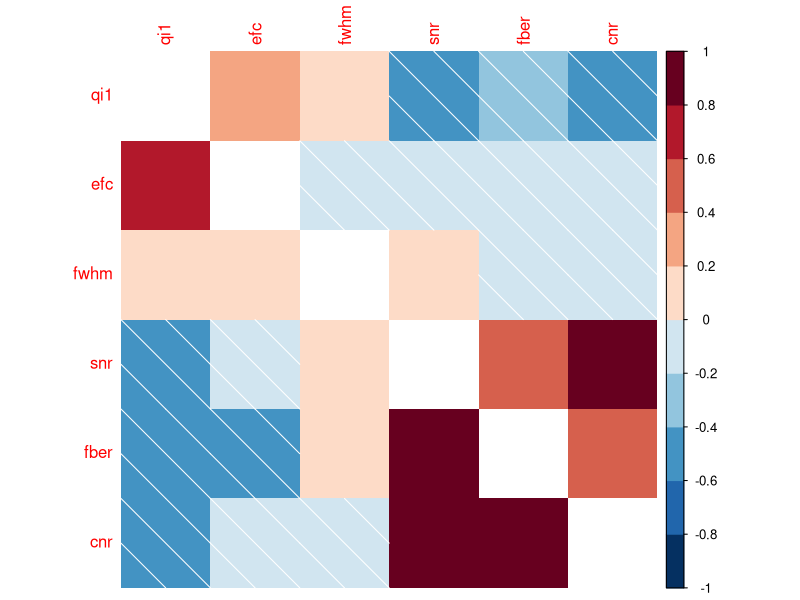

Recreate this plot in R. (Note: this script raises an error after producing the figure.)
#' This calculates the collinearity between the different QC measures
#' 
#' We first load the abide and corr dataset
#' then we compute the correlation between the measures within each site
#' we average across sites after doing an r->t->z (this is the difference with the other script)
#' and finally we plot that difference
#' 
#+ setup
library(corrplot)
library(RColorBrewer)
library(plyr)
library(fdrtool)

#' # ABIDE
#' 
#' ## Setup
#+ abide-setup
# Read
qc_anat <- read.csv("../data/abide_anat.csv", row.names=1)
qc_func <- read.csv("../data/abide_func.csv", row.names=1)
# Fetch relevant columns
anat_cols <- grep("^anat_", names(qc_anat))
func_cols <- grep("^func_", names(qc_func))
# Rename relevant columns for ease
names(qc_anat) <- sub("anat_", "", names(qc_anat))
names(qc_func) <- sub("func_", "", names(qc_func))

#' ## Correlate
#+ abide-correlate
# Anatomical
all_zmats <- daply(qc_anat, .(site), function(x) {
  cmat <- cor(x[,anat_cols], use="pairwise.complete.obs")
  cmat[cmat>0.9999999] <- 0.9999999 # clamp
  zmat <- atanh(cmat) * sqrt(nrow(x) - 3)
  zmat
})
ns <- daply(qc_anat, .(site), nrow)
mean_df <- mean(sqrt(ns-3))
abide_anat <- apply(all_zmats, c(2,3), function(x) tanh(mean(x)/mean_df))
abide_anat_p <- pcor0(abide_anat, mean(ns), lower.tail=F)
# Functional
all_zmats <- daply(qc_func, .(site), function(x) {
  cmat <- cor(x[,func_cols], use="pairwise.complete.obs")
  cmat[cmat>0.9999999] <- 0.9999999 # clamp
  zmat <- atanh(cmat) * sqrt(nrow(x) - 3)
  zmat
})
ns <- daply(qc_func, .(site), nrow)
mean_df <- mean(sqrt(ns-3))
abide_func <- apply(all_zmats, c(2,3), function(x) tanh(mean(x)/mean_df))
abide_func_p <- pcor0(abide_func, mean(ns), lower.tail=F)
# in case you want the original way
abide_anat_orig <- cor(qc_anat[,anat_cols], use="pairwise.complete.obs")
abide_func_orig <- cor(qc_func[,func_cols], use="pairwise.complete.obs")

#' # CoRR
#' 
#' ## Setup
#+ corr-setup
# Read
qc_anat <- read.csv("../data/corr_anat.csv", row.names=1)
qc_func <- read.csv("../data/corr_func.csv", row.names=1)
# Fetch relevant columns
anat_cols <- grep("^anat_", names(qc_anat))
func_cols <- grep("^func_", names(qc_func))
# Rename relevant columns for ease
names(qc_anat) <- sub("anat_", "", names(qc_anat))
names(qc_func) <- sub("func_", "", names(qc_func))
# Only include session 1 and scan 1
qc_anat <- subset(qc_anat, session == 1)
qc_func <- subset(qc_func, session == 1 & scan == 1)
# Fix these weird labels
to_num <- function(x) as.numeric(as.character(x))
qc_anat[,anat_cols] <- apply(qc_anat[,anat_cols], 2, to_num)
qc_func[,func_cols] <- apply(qc_func[,func_cols], 2, to_num)
# Update site labels
qc_anat$site <- factor(qc_anat$site)
qc_func$site <- factor(qc_func$site)

#' ## Correlate
#+ corr-correlate
# anatomical
all_zmats <- daply(qc_anat, .(site), function(x) {
  cmat <- cor(x[,anat_cols], use="pairwise.complete.obs")
  cmat[cmat>0.9999999] <- 0.9999999 # clamp
  zmat <- atanh(cmat) * sqrt(nrow(x) - 3)
  zmat
})
ns <- daply(qc_anat, .(site), nrow)
inds <- ns>10
mean_df <- mean(sqrt(ns[inds]-3))
corr_anat <- apply(all_zmats[inds,,], c(2,3), function(x) tanh(mean(x)/mean_df))
corr_anat_p <- pcor0(corr_anat, mean(ns), lower.tail=F)
# functional
all_zmats <- daply(qc_func, .(site), function(x) {
  cmat <- cor(x[,func_cols], use="pairwise.complete.obs")
  cmat[cmat>0.9999999] <- 0.9999999 # clamp
  zmat <- atanh(cmat) * sqrt(nrow(x) - 3)
  zmat
})
ns <- daply(qc_func, .(site), nrow)
inds <- ns>10
mean_df <- mean(sqrt(ns[inds]-3))
corr_func <- apply(all_zmats[inds,,], c(2,3), function(x) tanh(mean(x)/mean_df))
corr_func_p <- pcor0(corr_func, mean(ns), lower.tail=F)
# old way
corr_anat_orig <- cor(qc_anat[,anat_cols], use="pairwise.complete.obs")
corr_func_orig <- cor(qc_func[,func_cols], use="pairwise.complete.obs")


#' # Visualize
#' 
#' We look at the abide and corr results together.
#' 
#' ## Fixes
#' Since CoRR is missing outliers, we remove that from the abide results
#+ viz-fix-rmcol
rmcol <- which(colnames(abide_func) == "outlier")
abide_func <- abide_func[-rmcol,-rmcol]
abide_func_p <- abide_func_p[-rmcol,-rmcol]

#' We also want to ensure the column names are in the same order.
#' The anatomical is actually fine so only do func cols.
#' We match in reference to the abide functional colnames
#+ viz-fix-ordercol
# anat
all(colnames(abide_anat) == colnames(corr_anat))
# func
ref <- colnames(abide_func)
trg <- colnames(corr_func)
inds <- sapply(ref, function(x) which(trg == x))
corr_func0 <- corr_func # just in case
corr_func <- corr_func0[inds,inds]

#' Now we can combine the two together for one big happy family
#'+ viz-fix-combine
# anat
anat <- abide_anat
anat[upper.tri(anat)] <- corr_anat[upper.tri(anat)]
anat_p <- abide_anat_p
anat_p[upper.tri(anat_p)] <- corr_anat_p[upper.tri(anat_p)]
# func (remove the num_fd column since redundant)
func <- abide_func
func[upper.tri(func)] <- corr_func[upper.tri(func)]
rmind <- which(colnames(func) == "num_fd")
func <- func[-rmind,-rmind]
func_p <- abide_func_p
func_p[upper.tri(func_p)] <- corr_func_p[upper.tri(func_p)]
rmind <- which(colnames(func_p) == "num_fd")
func_p <- func_p[-rmind,-rmind]


#' ## Plot
#' Generate the corrplot
#+ viz-plot
cols <- rev(brewer.pal(10, "RdBu"))
# the anatomical
corrplot(anat, method="shade", diag=F, outline=T, order="FPC", col=cols, cl.length=length(cols)+1)
quartz.save("bysite_anat_corrplot.png", width=5, height=5)
# the functional
corrplot(func, method="shade", diag=F, outline=T, order="FPC", col=cols, cl.length=length(cols)+1)
quartz.save("bysite_func_corrplot.png", width=5, height=5)

#+ viz-plot-thresh
cols <- rev(brewer.pal(10, "RdBu"))
# the anatomical
corrplot(anat, method="shade", diag=F, outline=T, order="FPC", col=cols, cl.length=length(cols)+1, p.mat=anat_p)
quartz.save("bysite_thr_anat_corrplot.png", width=5, height=5)
# the functional
corrplot(func, method="shade", diag=F, outline=T, order="FPC", col=cols, cl.length=length(cols)+1, p.mat=func_p)
quartz.save("bysite_thr_func_corrplot.png", width=5, height=5)
